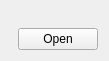
<?xml version="1.0" encoding="UTF-8"?>
<ui version="4.0">
 <class>BasicScreens::CTestProtocols</class>
 <widget class="QWidget" name="BasicScreens::CTestProtocols">
  <property name="geometry">
   <rect>
    <x>0</x>
    <y>0</y>
    <width>109</width>
    <height>61</height>
   </rect>
  </property>
  <property name="windowTitle">
   <string>Form</string>
  </property>
  <layout class="QGridLayout" name="gridLayout">
   <item row="0" column="0" colspan="2">
    <widget class="MainMenu::CScrollTable" name="widget" native="true"/>
   </item>
   <item row="1" column="0">
    <spacer name="horizontalSpacer">
     <property name="orientation">
      <enum>Qt::Horizontal</enum>
     </property>
     <property name="sizeHint" stdset="0">
      <size>
       <width>2</width>
       <height>20</height>
      </size>
     </property>
    </spacer>
   </item>
   <item row="1" column="1">
    <widget class="QPushButton" name="pushButton">
     <property name="focusPolicy">
      <enum>Qt::NoFocus</enum>
     </property>
     <property name="text">
      <string>Open</string>
     </property>
    </widget>
   </item>
  </layout>
 </widget>
 <customwidgets>
  <customwidget>
   <class>MainMenu::CScrollTable</class>
   <extends>QWidget</extends>
   <header>MainMenu/Include/ScrollTable.h</header>
   <container>1</container>
  </customwidget>
 </customwidgets>
 <resources/>
 <connections/>
</ui>
